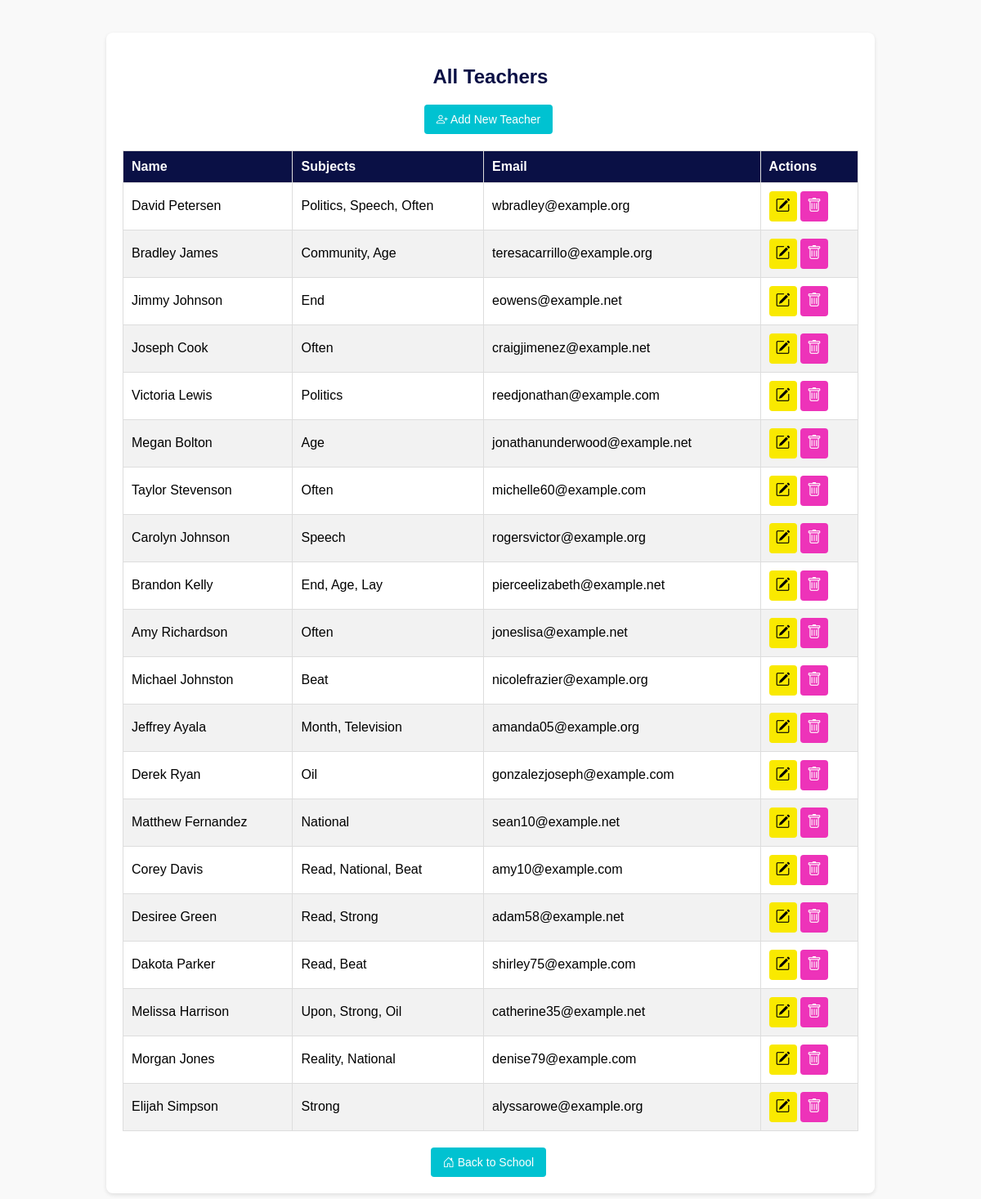
Before: /teachers/ with the older database file.
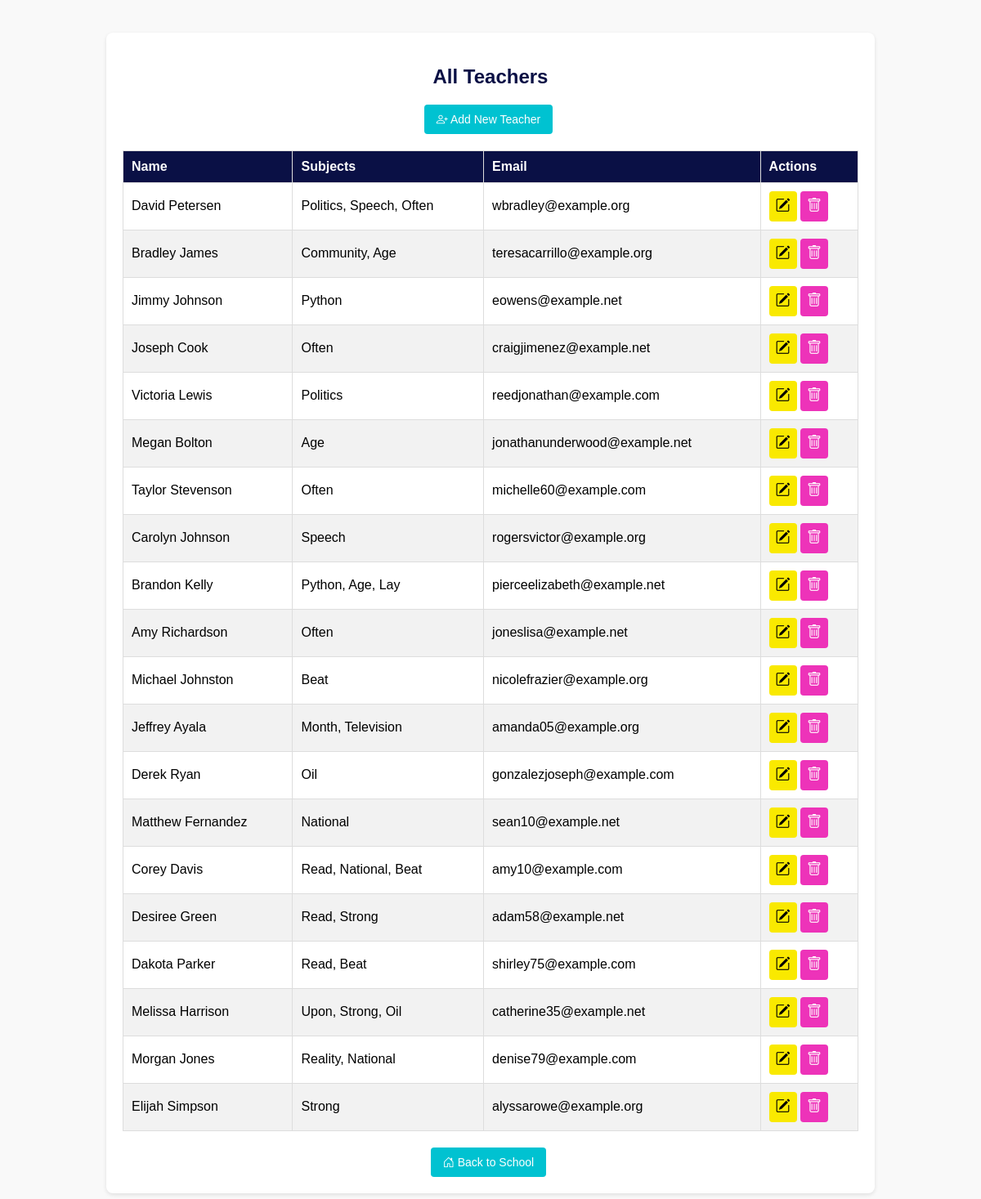
After: the same page with the newer database file.
### school/models.py (models this page shows, shortened)
class Teacher(models.Model):
    name = models.CharField(max_length=100)
    subjects = models.ManyToManyField(Subject)
    email = models.EmailField()

class Subject(models.Model):
    name = models.CharField(max_length=100)
    def __str__(self):
        return self.name

### school/views.py (the view)
# urls.py: path('teachers/', views.teacher_list, name='teachers' ),   # Teachers List
def teacher_list(request):
    teachers = Teacher.objects.all()  # Query all teachers from the database
    teachers = Teacher.objects.prefetch_related('subjects')
    return render(request, 'teachers.html', {'teachers': teachers}) #, 'teachers1': teachers1})

### school/templates/teachers.html (shortened to what this page needs)
<!DOCTYPE html>
<html lang="en">
<head>
    <link href="https://cdn.jsdelivr.net/npm/bootstrap-icons/font/bootstrap-icons.css" rel="stylesheet">
</head>
<body>
    <div class="container">
        <h2>All Teachers</h2>
        <div class="btn-container">
            <a href="{% url 'add_teacher' %}" class="btn btn-success">
                <i class="bi bi-person-plus"></i> Add New Teacher
            </a>
        </div>
        <table>
            <thead>
                <tr>
                    <th>Name</th>
                    <th>Subjects</th>
                    <th>Email</th>
                    <th>Actions</th>
                </tr>
            </thead>
            <tbody>
                {% for teacher in teachers %}
                <tr>
                    <td>{{ teacher.name }}</td>
                    <td>{{ teacher.subjects.all|join:", " }}</td>
                    <td>{{ teacher.email }}</td>
                    <td>
                        <a href="{% url 'edit_teacher' id=teacher.id %}" class="btn-warning icon-btn">
                            <i class="bi bi-pencil-square"></i>
                        </a>
                        <form action="{% url 'delete_teacher' id=teacher.id %}" method="GET" style="display:inline;">
                            <button type="submit" class="btn-danger icon-btn">
                                <i class="bi bi-trash"></i>
                            </button>
                        </form>
                    </td>
                </tr>
                {% empty %}
                <tr>
                    <td colspan="4" class="text-center">No teacher available.</td>
                </tr>
                {% endfor %}
            </tbody>
        </table>
        <div class="btn-container">
            <a href="{% url 'school' %}" class="btn btn-success">
                <i class="bi bi-house-door"></i> Back to School
            </a>
        </div>
    </div>
</body>
</html>

Changed rows visible on the page:
changed through a linked row, Teacher "Jimmy Johnson": subjects.all "End" → "Python"
changed through a linked row, Teacher "Brandon Kelly": subjects.all "End, Age, Lay" → "Python, Age, Lay"
